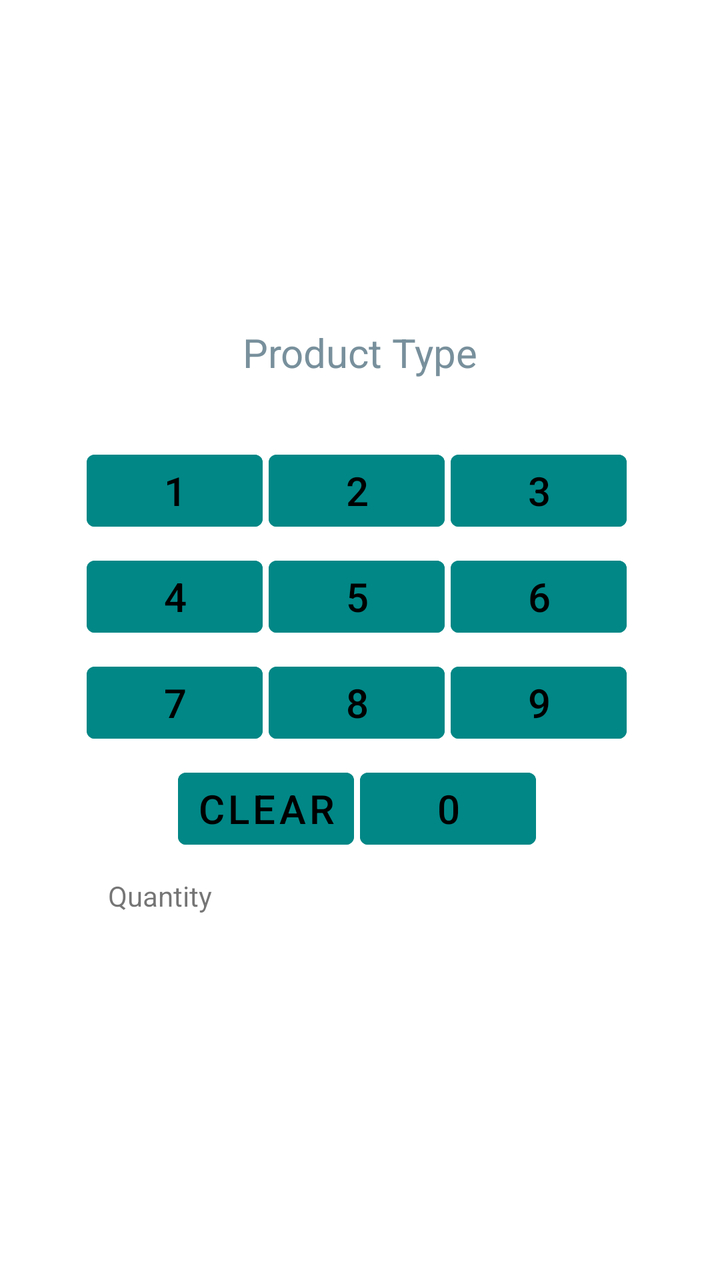
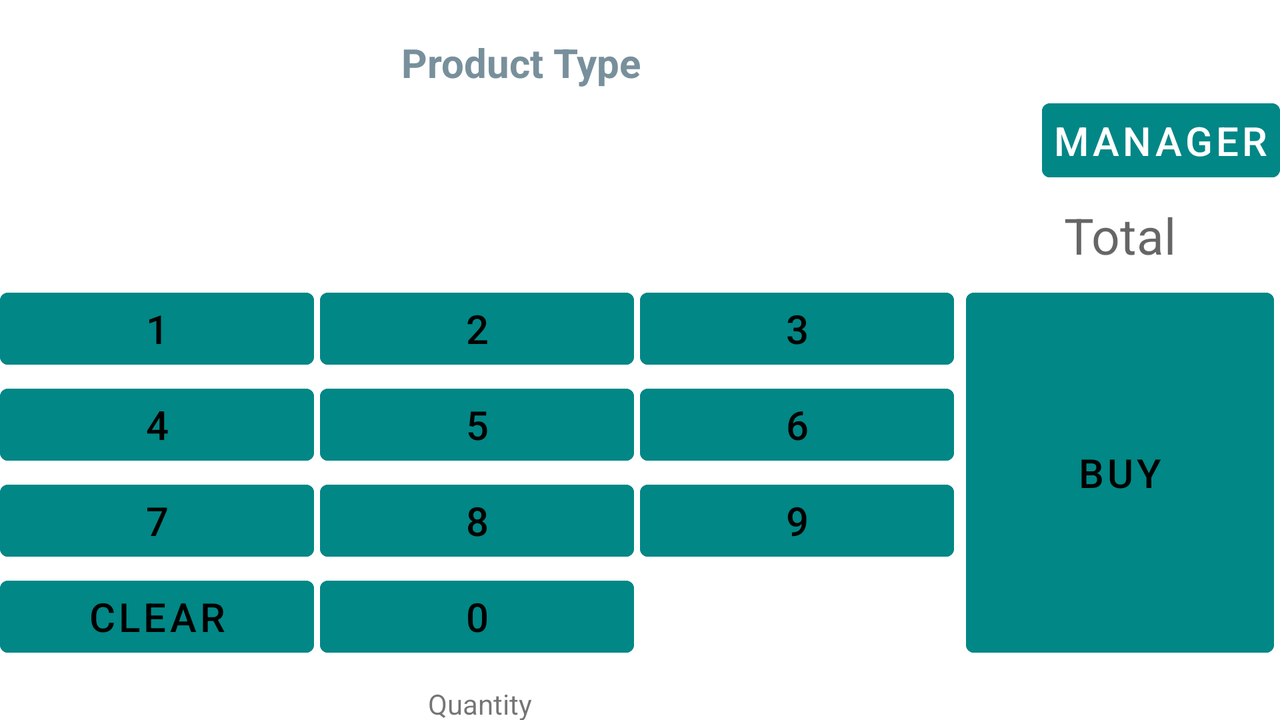

Two renders of one Android screen. The first uses the default layout on a phone; the second uses the alternative layout the repository ships for a different screen configuration, on a matching device. The two XML files are below.
<!-- AndroidManifest.xml: application theme Theme.Assignment_2 -->
<!-- res/layout/activity_main.xml -->
<?xml version="1.0" encoding="utf-8"?>
<androidx.constraintlayout.widget.ConstraintLayout xmlns:android="http://schemas.android.com/apk/res/android"
    xmlns:app="http://schemas.android.com/apk/res-auto"
    xmlns:tools="http://schemas.android.com/tools"
    android:layout_width="match_parent"
    android:layout_height="match_parent"
    tools:context=".MainActivity">
<LinearLayout
    android:layout_width="match_parent"
    android:layout_height="match_parent"
    android:context=".MainActivity"
    android:orientation="vertical"
    android:gravity="center"
    >

    <TextView
        android:id="@+id/product_textview"
        android:layout_width="match_parent"
        android:layout_height="30dp"
        android:layout_marginTop="10dp"
        android:layout_marginBottom="20dp"
        android:gravity="center"
        android:hint="@string/product_textview"
        android:textColorHint="#78909C"
        android:textSize="20sp" />

    <LinearLayout
        android:layout_marginTop="10dp"
        android:layout_width="wrap_content"
        android:layout_height="wrap_content">
        <Button
            android:id="@+id/one"
            android:text="@string/one"
            android:layout_marginEnd="3dp"
            android:backgroundTint="@color/teal_700"
            android:textColor="@color/black"
            android:textSize="20sp"
            android:layout_width="wrap_content"
            android:layout_height="wrap_content"
            style="?android:attr/buttonBarButtonStyle"
            />

        <Button
            android:id="@+id/two"
            android:text="@string/two"
            android:layout_marginEnd="3dp"
            android:backgroundTint="@color/teal_700"
            android:textSize="20sp"
            android:textColor="@color/black"
            android:layout_width="wrap_content"
            android:layout_height="wrap_content"
            style="?android:attr/buttonBarButtonStyle" />

        <Button
            android:id="@+id/three"
            android:text="@string/three"
            android:layout_marginEnd="3dp"
            android:backgroundTint="@color/teal_700"
            android:textColor="@color/black"
            android:textSize="20sp"
            android:layout_width="wrap_content"
            android:layout_height="wrap_content"
            style="?android:attr/buttonBarButtonStyle" />


    </LinearLayout>

    <LinearLayout
        android:layout_marginTop="5dp"
        android:layout_width="wrap_content"
        android:layout_height="wrap_content">
        <Button
            android:id="@+id/four"
            android:text="@string/four"
            android:layout_marginEnd="3dp"
            android:backgroundTint="@color/teal_700"
            android:textColor="@color/black"
            android:textSize="20sp"
            android:layout_width="wrap_content"
            android:layout_height="wrap_content"
            style="?android:attr/buttonBarButtonStyle"
            />

        <Button
            android:id="@+id/five"
            android:text="@string/five"
            android:layout_marginEnd="3dp"
            android:backgroundTint="@color/teal_700"
            android:textSize="20sp"
            android:textColor="@color/black"
            android:layout_width="wrap_content"
            android:layout_height="wrap_content"
            style="?android:attr/buttonBarButtonStyle" />

        <Button
            android:id="@+id/six"
            android:text="@string/six"
            android:layout_marginEnd="3dp"
            android:backgroundTint="@color/teal_700"
            android:textColor="@color/black"
            android:textSize="20sp"
            android:layout_width="wrap_content"
            android:layout_height="wrap_content"
            style="?android:attr/buttonBarButtonStyle" />


    </LinearLayout>

    <LinearLayout
        android:layout_marginTop="5dp"
        android:layout_width="wrap_content"
        android:layout_height="wrap_content">
        <Button
            android:id="@+id/seven"
            android:text="@string/seven"
            android:layout_marginEnd="3dp"
            android:backgroundTint="@color/teal_700"
            android:textColor="@color/black"
            android:textSize="20sp"
            android:layout_width="wrap_content"
            android:layout_height="wrap_content"
            style="?android:attr/buttonBarButtonStyle"
            />

        <Button
            android:id="@+id/eight"
            android:text="@string/eight"
            android:layout_marginEnd="3dp"
            android:backgroundTint="@color/teal_700"
            android:textSize="20sp"
            android:textColor="@color/black"
            android:layout_width="wrap_content"
            android:layout_height="wrap_content"
            style="?android:attr/buttonBarButtonStyle" />

        <Button
            android:id="@+id/nine"
            android:text="@string/nine"
            android:layout_marginEnd="3dp"
            android:backgroundTint="@color/teal_700"
            android:textColor="@color/black"
            android:textSize="20sp"
            android:layout_width="wrap_content"
            android:layout_height="wrap_content"
            style="?android:attr/buttonBarButtonStyle" />

    </LinearLayout>

    <LinearLayout
        android:layout_marginTop="5dp"
        android:layout_width="wrap_content"
        android:layout_height="wrap_content">
        <Button
            android:id="@+id/clear_but"
            android:text="@string/clear"
            android:layout_marginEnd="3dp"
            android:backgroundTint="@color/teal_700"
            android:textColor="@color/black"
            android:textSize="20sp"
            android:layout_width="wrap_content"
            android:layout_height="wrap_content"
            style="?android:attr/buttonBarButtonStyle"
            />

        <Button
            android:id="@+id/zero"
            android:text="@string/zero"
            android:layout_marginEnd="3dp"
            android:backgroundTint="@color/teal_700"
            android:textSize="20sp"
            android:textColor="@color/black"
            android:layout_width="wrap_content"
            android:layout_height="wrap_content"
            style="?android:attr/buttonBarButtonStyle" />




    </LinearLayout>

    <TextView
        android:id="@+id/reportText"
        android:layout_width="wrap_content"
        android:layout_height="50dp"
        android:text="@string/quantity"
        android:layout_marginTop="10dp"
        app:layout_constraintBottom_toTopOf="@+id/guideline2"
        android:layout_marginRight="100dp"
        >
    </TextView>

    <ListView
        android:id="@+id/purchase_list"
        android:layout_width="match_parent"
        android:layout_height="0dp"
        app:layout_constraintBottom_toBottomOf="guideline2"
        app:layout_constraintTop_toBottomOf="reportText"

        >

    </ListView>

    <androidx.constraintlayout.widget.Guideline
        android:id="@+id/guideline2"
        android:layout_width="wrap_content"
        android:layout_height="wrap_content"
        android:orientation="vertical"
        app:layout_constraintGuide_percent="0.75" />

    <Button
        android:id="@+id/buttonBuy"
        style="?android:attr/buttonBarButtonStyle"
        android:layout_width="0dp"
        android:layout_height="0dp"
        android:text="@string/buy"
        android:layout_marginEnd="3dp"
        android:backgroundTint="@color/teal_700"
        android:textColor="@color/black"
        android:textSize="20sp"
        android:layout_constraintBotton_toBottomOf="@id/tableLayout"


        />

</LinearLayout>

</androidx.constraintlayout.widget.ConstraintLayout>
<!-- resources referenced by this layout -->
<resources>
  <string name="buy">BUY</string>
  <string name="clear">Clear</string>
  <string name="eight">8</string>
  <string name="five">5</string>
  <string name="four">4</string>
  <string name="nine">9</string>
  <string name="one">1</string>
  <string name="product_textview">Product Type</string>
  <string name="quantity">Quantity</string>
  <string name="seven">7</string>
  <string name="six">6</string>
  <string name="three">3</string>
  <string name="two">2</string>
  <string name="zero">0</string>
  <style name="Theme.Assignment_2" parent="Theme.MaterialComponents.DayNight.DarkActionBar">
          
          <item name="colorPrimary">@color/purple_500</item>
          <item name="colorPrimaryVariant">@color/purple_700</item>
          <item name="colorOnPrimary">@color/white</item>
          
          <item name="colorSecondary">@color/teal_200</item>
          <item name="colorSecondaryVariant">@color/teal_700</item>
          <item name="colorOnSecondary">@color/black</item>
          
          <item name="android:statusBarColor">?attr/colorPrimaryVariant</item>
          
      </style>
</resources>
<!-- res/layout-land/activity_main.xml (the repository's variant of the layout above) -->
<!-- drawn on the phone turned sideways -->
<?xml version="1.0" encoding="utf-8"?>
<androidx.constraintlayout.widget.ConstraintLayout xmlns:android="http://schemas.android.com/apk/res/android"
    xmlns:app="http://schemas.android.com/apk/res-auto"
    xmlns:tools="http://schemas.android.com/tools"
    android:layout_width="match_parent"
    android:layout_height="match_parent"
    tools:context=".MainActivity">

    <TableLayout
        android:id="@+id/tableLayout"
        android:layout_width="0dp"
        android:layout_height="wrap_content"
        android:columnCount="3"
        android:rowCount="4"
        android:stretchColumns="*"
        app:layout_constraintBottom_toTopOf="@+id/quantity_tv"
        app:layout_constraintEnd_toStartOf="@+id/guidelineV1"
        app:layout_constraintStart_toStartOf="parent"
        app:layout_constraintTop_toBottomOf="@id/total_tv">

    <TableRow>

        <Button
            android:id="@+id/one"
            android:text="@string/one"
            android:layout_marginEnd="3dp"
            android:backgroundTint="@color/teal_700"
            android:textColor="@color/black"
            android:textSize="20sp"
            android:layout_width="wrap_content"
            android:layout_height="wrap_content"
            style="?android:attr/buttonBarButtonStyle"
            />

        <Button
            android:id="@+id/two"
            android:text="@string/two"
            android:layout_marginEnd="3dp"
            android:backgroundTint="@color/teal_700"
            android:textSize="20sp"
            android:textColor="@color/black"
            android:layout_width="wrap_content"
            android:layout_height="wrap_content"
            style="?android:attr/buttonBarButtonStyle" />

        <Button
            android:id="@+id/three"
            android:text="@string/three"
            android:layout_marginEnd="3dp"
            android:backgroundTint="@color/teal_700"
            android:textColor="@color/black"
            android:textSize="20sp"
            android:layout_width="wrap_content"
            android:layout_height="wrap_content"
            style="?android:attr/buttonBarButtonStyle" />

    </TableRow>

        <TableRow>
            <Button
                android:id="@+id/four"
                android:text="@string/four"
                android:layout_marginEnd="3dp"
                android:backgroundTint="@color/teal_700"
                android:textColor="@color/black"
                android:textSize="20sp"
                android:layout_width="wrap_content"
                android:layout_height="wrap_content"
                style="?android:attr/buttonBarButtonStyle"
                />

            <Button
                android:id="@+id/five"
                android:text="@string/five"
                android:layout_marginEnd="3dp"
                android:backgroundTint="@color/teal_700"
                android:textSize="20sp"
                android:textColor="@color/black"
                android:layout_width="wrap_content"
                android:layout_height="wrap_content"
                style="?android:attr/buttonBarButtonStyle" />

            <Button
                android:id="@+id/six"
                android:text="@string/six"
                android:layout_marginEnd="3dp"
                android:backgroundTint="@color/teal_700"
                android:textColor="@color/black"
                android:textSize="20sp"
                android:layout_width="wrap_content"
                android:layout_height="wrap_content"
                style="?android:attr/buttonBarButtonStyle" />


        </TableRow>

        <TableRow>
            <Button
                android:id="@+id/seven"
                android:text="@string/seven"
                android:layout_marginEnd="3dp"
                android:backgroundTint="@color/teal_700"
                android:textColor="@color/black"
                android:textSize="20sp"
                android:layout_width="wrap_content"
                android:layout_height="wrap_content"
                style="?android:attr/buttonBarButtonStyle"
                />

            <Button
                android:id="@+id/eight"
                android:text="@string/eight"
                android:layout_marginEnd="3dp"
                android:backgroundTint="@color/teal_700"
                android:textSize="20sp"
                android:textColor="@color/black"
                android:layout_width="wrap_content"
                android:layout_height="wrap_content"
                style="?android:attr/buttonBarButtonStyle" />

            <Button
                android:id="@+id/nine"
                android:text="@string/nine"
                android:layout_marginEnd="3dp"
                android:backgroundTint="@color/teal_700"
                android:textColor="@color/black"
                android:textSize="20sp"
                android:layout_width="wrap_content"
                android:layout_height="wrap_content"
                style="?android:attr/buttonBarButtonStyle" />

        </TableRow>

        <TableRow>
            <Button
                android:id="@+id/clear_but"
                android:text="@string/clear"
                android:layout_marginEnd="3dp"
                android:backgroundTint="@color/teal_700"
                android:textColor="@color/black"
                android:textSize="20sp"
                android:layout_width="wrap_content"
                android:layout_height="wrap_content"
                style="?android:attr/buttonBarButtonStyle"
                />

            <Button
                android:id="@+id/zero"
                android:text="@string/zero"
                android:layout_marginEnd="3dp"
                android:backgroundTint="@color/teal_700"
                android:textSize="20sp"
                android:textColor="@color/black"
                android:layout_width="wrap_content"
                android:layout_height="wrap_content"
                style="?android:attr/buttonBarButtonStyle" />




        </TableRow>










    </TableLayout>

    <TextView
        android:id="@+id/product_textview"
        android:layout_width="wrap_content"
        android:layout_height="wrap_content"
        android:layout_marginTop="10dp"
        android:layout_marginBottom="20dp"
        android:gravity="center"
        android:hint="@string/product_textview"
        android:textStyle="bold"
        android:textColorHint="#78909C"
        android:textSize="20sp"
        app:layout_constraintBottom_toTopOf="@id/guidelineH1"
        app:layout_constraintEnd_toStartOf="@+id/buttonManager"
        app:layout_constraintStart_toStartOf="parent"
        app:layout_constraintTop_toTopOf="parent"
        />

    <Button
        android:id="@+id/buttonManager"
        style="?android:attr/buttonBarButtonStyle"
        android:layout_width="wrap_content"
        android:layout_height="wrap_content"
        android:backgroundTint="@color/teal_700"
        android:padding="5dp"
        android:text="@string/manager"
        android:textColor="@color/white"
        android:textSize="20sp"
        app:layout_constraintBottom_toTopOf="@id/tableLayout"
        app:layout_constraintEnd_toEndOf="parent"
        app:layout_constraintTop_toTopOf="parent" />


    <TextView
        android:id="@+id/total_tv"
        android:layout_width="wrap_content"
        android:layout_height="wrap_content"
        android:hint="Total"
        android:padding="6dp"
        android:text=""
        android:textColor="@color/black"
        android:textSize="25sp"

        app:layout_constraintEnd_toEndOf="parent"
        app:layout_constraintStart_toEndOf="@+id/guidelineV1"
        app:layout_constraintTop_toBottomOf="@+id/buttonManager"
         />

    <androidx.constraintlayout.widget.Guideline
        android:id="@+id/guidelineH1"
        android:layout_width="wrap_content"
        android:layout_height="wrap_content"
        android:orientation="horizontal"
        app:layout_constraintGuide_percent=".20" />

    <androidx.constraintlayout.widget.Guideline
        android:id="@+id/guidelineH2"
        android:layout_width="wrap_content"
        android:layout_height="wrap_content"
        android:orientation="horizontal"
        app:layout_constraintGuide_percent=".50"
        />

    <androidx.constraintlayout.widget.Guideline
        android:id="@+id/guidelineV1"
        android:layout_width="wrap_content"
        android:layout_height="wrap_content"
        android:orientation="vertical"
        app:layout_constraintGuide_percent="0.75" />


    <Button
        android:id="@+id/buttonBuy"
        style="?android:attr/buttonBarButtonStyle"
        android:layout_width="0dp"
        android:layout_height="0dp"
        android:layout_marginStart="3dp"
        android:layout_marginEnd="3dp"
        android:backgroundTint="@color/teal_700"
        android:text="@string/buy"
        android:textColor="@color/black"
        android:textSize="20sp"
        app:layout_constraintBottom_toBottomOf="@id/tableLayout"
        app:layout_constraintEnd_toEndOf="parent"
        app:layout_constraintStart_toEndOf="@id/guidelineV1"
        app:layout_constraintTop_toBottomOf="@+id/total_tv"

        tools:ignore="NestedWeights" />

    <TextView
        android:id="@+id/quantity_tv"
        android:layout_width="wrap_content"
        android:layout_height="wrap_content"
        android:text="@string/quantity"
        android:layout_marginTop="10dp"

        tools:ignore="MissingConstraints"
        app:layout_constraintEnd_toStartOf="@+id/guidelineV1"
        app:layout_constraintStart_toStartOf="parent"
        app:layout_constraintTop_toBottomOf="@+id/tableLayout"
        />

    <ListView
        android:id="@+id/listview_products"
        android:layout_width="match_parent"
        android:layout_height="0dp"
        android:layout_marginTop="40dp"

        app:layout_constraintBottom_toBottomOf="parent"
        app:layout_constraintEnd_toEndOf="parent"
        app:layout_constraintStart_toStartOf="parent"
        app:layout_constraintTop_toBottomOf="@id/quantity_tv"

        />

</androidx.constraintlayout.widget.ConstraintLayout>
<!-- resources referenced by the variant -->
<!-- as the phone turned sideways resolves them -->
<resources>
  <string name="buy">BUY</string>
  <string name="clear">Clear</string>
  <string name="eight">8</string>
  <string name="five">5</string>
  <string name="four">4</string>
  <string name="manager">Manager</string>
  <string name="nine">9</string>
  <string name="one">1</string>
  <string name="product_textview">Product Type</string>
  <string name="quantity">Quantity</string>
  <string name="seven">7</string>
  <string name="six">6</string>
  <string name="three">3</string>
  <string name="two">2</string>
  <string name="zero">0</string>
  <style name="Theme.Assignment_2" parent="Theme.MaterialComponents.DayNight.DarkActionBar">
          
          <item name="colorPrimary">@color/purple_500</item>
          <item name="colorPrimaryVariant">@color/purple_700</item>
          <item name="colorOnPrimary">@color/white</item>
          
          <item name="colorSecondary">@color/teal_200</item>
          <item name="colorSecondaryVariant">@color/teal_700</item>
          <item name="colorOnSecondary">@color/black</item>
          
          <item name="android:statusBarColor">?attr/colorPrimaryVariant</item>
          
      </style>
</resources>
